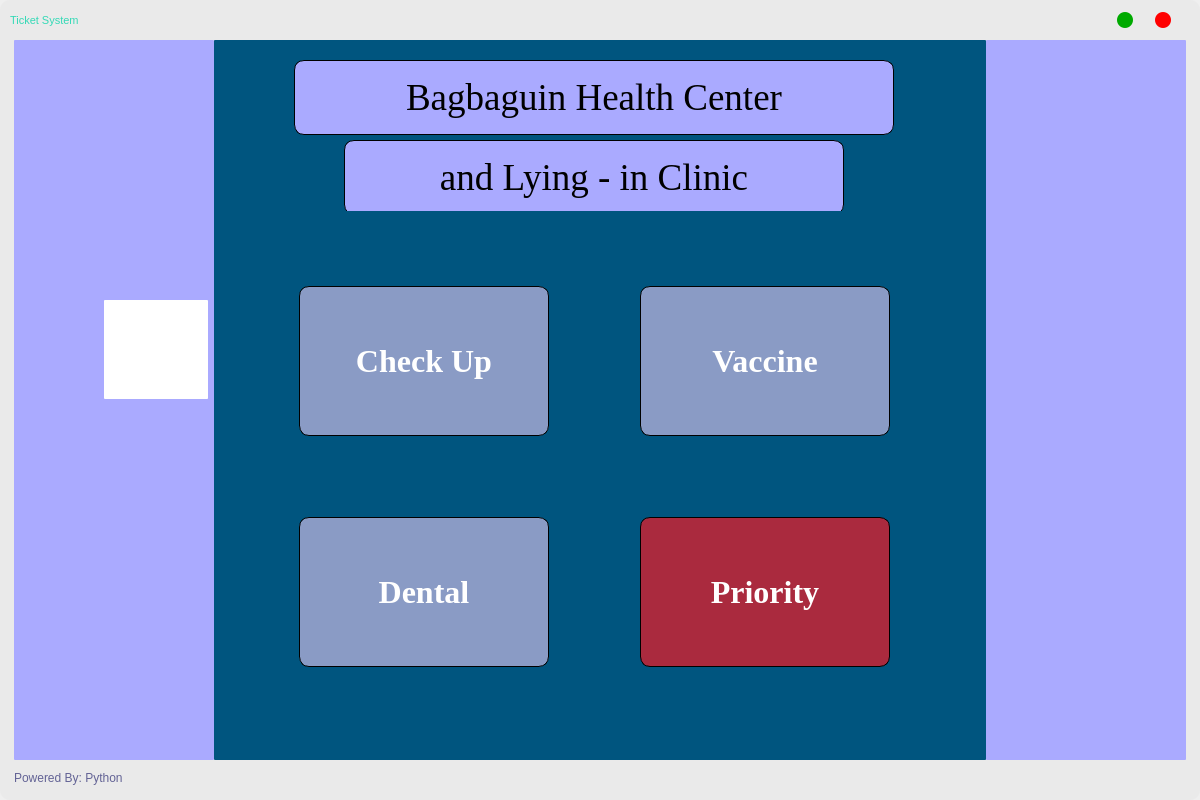
<?xml version="1.0" encoding="UTF-8"?>
<ui version="4.0">
 <class>MainWindow</class>
 <widget class="QMainWindow" name="MainWindow">
  <property name="geometry">
   <rect>
    <x>0</x>
    <y>0</y>
    <width>1200</width>
    <height>800</height>
   </rect>
  </property>
  <property name="minimumSize">
   <size>
    <width>1200</width>
    <height>800</height>
   </size>
  </property>
  <property name="maximumSize">
   <size>
    <width>1200</width>
    <height>800</height>
   </size>
  </property>
  <property name="windowTitle">
   <string>MainWindow</string>
  </property>
  <widget class="QWidget" name="centralwidget">
   <layout class="QVBoxLayout" name="frame_centralwidget_layout">
    <property name="spacing">
     <number>0</number>
    </property>
    <property name="leftMargin">
     <number>0</number>
    </property>
    <property name="topMargin">
     <number>0</number>
    </property>
    <property name="rightMargin">
     <number>0</number>
    </property>
    <property name="bottomMargin">
     <number>0</number>
    </property>
    <item>
     <widget class="QFrame" name="frame_main_bg">
      <property name="styleSheet">
       <string notr="true">border-radius: 10px;
background-color: rgb(234, 234, 234);
</string>
      </property>
      <property name="frameShape">
       <enum>QFrame::Box</enum>
      </property>
      <property name="frameShadow">
       <enum>QFrame::Sunken</enum>
      </property>
      <property name="lineWidth">
       <number>1</number>
      </property>
      <property name="midLineWidth">
       <number>0</number>
      </property>
      <layout class="QVBoxLayout" name="frame_main_bg_layout">
       <property name="spacing">
        <number>5</number>
       </property>
       <property name="leftMargin">
        <number>5</number>
       </property>
       <property name="topMargin">
        <number>5</number>
       </property>
       <property name="rightMargin">
        <number>5</number>
       </property>
       <property name="bottomMargin">
        <number>5</number>
       </property>
       <item>
        <widget class="QFrame" name="frame_title_bar">
         <property name="minimumSize">
          <size>
           <width>0</width>
           <height>30</height>
          </size>
         </property>
         <property name="maximumSize">
          <size>
           <width>16777215</width>
           <height>30</height>
          </size>
         </property>
         <property name="styleSheet">
          <string notr="true"/>
         </property>
         <property name="frameShape">
          <enum>QFrame::NoFrame</enum>
         </property>
         <property name="frameShadow">
          <enum>QFrame::Raised</enum>
         </property>
         <layout class="QHBoxLayout" name="title_bar_layout">
          <property name="spacing">
           <number>0</number>
          </property>
          <property name="leftMargin">
           <number>0</number>
          </property>
          <property name="topMargin">
           <number>0</number>
          </property>
          <property name="rightMargin">
           <number>0</number>
          </property>
          <property name="bottomMargin">
           <number>0</number>
          </property>
          <item>
           <widget class="QFrame" name="frame_title">
            <property name="styleSheet">
             <string notr="true">background-color: none;</string>
            </property>
            <property name="frameShape">
             <enum>QFrame::NoFrame</enum>
            </property>
            <property name="frameShadow">
             <enum>QFrame::Raised</enum>
            </property>
            <layout class="QHBoxLayout" name="title_layout">
             <property name="spacing">
              <number>0</number>
             </property>
             <property name="leftMargin">
              <number>5</number>
             </property>
             <property name="topMargin">
              <number>0</number>
             </property>
             <property name="rightMargin">
              <number>0</number>
             </property>
             <property name="bottomMargin">
              <number>0</number>
             </property>
             <item>
              <widget class="QLabel" name="label_title">
               <property name="font">
                <font>
                 <pointsize>8</pointsize>
                </font>
               </property>
               <property name="styleSheet">
                <string notr="true">color: rgb(52, 217, 182);</string>
               </property>
               <property name="text">
                <string>Ticket System</string>
               </property>
              </widget>
             </item>
            </layout>
           </widget>
          </item>
          <item>
           <widget class="QFrame" name="frame_btns">
            <property name="maximumSize">
             <size>
              <width>100</width>
              <height>16777215</height>
             </size>
            </property>
            <property name="styleSheet">
             <string notr="true">background-color: none;</string>
            </property>
            <property name="frameShape">
             <enum>QFrame::NoFrame</enum>
            </property>
            <property name="frameShadow">
             <enum>QFrame::Raised</enum>
            </property>
            <layout class="QHBoxLayout" name="btn_layout">
             <property name="spacing">
              <number>0</number>
             </property>
             <property name="leftMargin">
              <number>0</number>
             </property>
             <property name="topMargin">
              <number>0</number>
             </property>
             <property name="rightMargin">
              <number>0</number>
             </property>
             <property name="bottomMargin">
              <number>0</number>
             </property>
             <item>
              <widget class="QPushButton" name="btn_minimize">
               <property name="minimumSize">
                <size>
                 <width>16</width>
                 <height>16</height>
                </size>
               </property>
               <property name="maximumSize">
                <size>
                 <width>16</width>
                 <height>16</height>
                </size>
               </property>
               <property name="styleSheet">
                <string notr="true">QPushButton{
	background-color: rgb(0, 170, 0);
	border-radius: 8px;
}
QPushButton:hover{
	background-color: rgb(85, 170, 0);
}</string>
               </property>
               <property name="text">
                <string/>
               </property>
              </widget>
             </item>
             <item>
              <widget class="QPushButton" name="btn_close">
               <property name="minimumSize">
                <size>
                 <width>16</width>
                 <height>16</height>
                </size>
               </property>
               <property name="maximumSize">
                <size>
                 <width>16</width>
                 <height>16</height>
                </size>
               </property>
               <property name="styleSheet">
                <string notr="true">QPushButton{
	background-color: rgb(255, 0, 0);
	border-radius: 8px;
}
QPushButton:hover{
	
	background-color: rgb(255, 60, 105);
}</string>
               </property>
               <property name="text">
                <string/>
               </property>
              </widget>
             </item>
            </layout>
           </widget>
          </item>
         </layout>
        </widget>
       </item>
       <item>
        <widget class="QFrame" name="frame_content_bar">
         <property name="accessibleName">
          <string/>
         </property>
         <property name="styleSheet">
          <string notr="true">border-radius: 1px;
</string>
         </property>
         <property name="frameShape">
          <enum>QFrame::StyledPanel</enum>
         </property>
         <property name="frameShadow">
          <enum>QFrame::Sunken</enum>
         </property>
         <property name="lineWidth">
          <number>1</number>
         </property>
         <property name="midLineWidth">
          <number>0</number>
         </property>
         <layout class="QHBoxLayout" name="horizontalLayout">
          <property name="spacing">
           <number>0</number>
          </property>
          <property name="topMargin">
           <number>0</number>
          </property>
          <property name="rightMargin">
           <number>9</number>
          </property>
          <property name="bottomMargin">
           <number>0</number>
          </property>
          <item>
           <widget class="QFrame" name="frame">
            <property name="maximumSize">
             <size>
              <width>200</width>
              <height>16777215</height>
             </size>
            </property>
            <property name="styleSheet">
             <string notr="true">background-color: rgb(170, 170, 255);</string>
            </property>
            <property name="frameShape">
             <enum>QFrame::StyledPanel</enum>
            </property>
            <property name="frameShadow">
             <enum>QFrame::Raised</enum>
            </property>
            <widget class="QTextEdit" name="textEdit">
             <property name="geometry">
              <rect>
               <x>90</x>
               <y>260</y>
               <width>104</width>
               <height>99</height>
              </rect>
             </property>
             <property name="styleSheet">
              <string notr="true">background-color: rgb(255, 255, 255);</string>
             </property>
            </widget>
           </widget>
          </item>
          <item>
           <widget class="QFrame" name="frame_buttons">
            <property name="styleSheet">
             <string notr="true">background-color: rgb(0, 85, 127);</string>
            </property>
            <property name="frameShape">
             <enum>QFrame::StyledPanel</enum>
            </property>
            <property name="frameShadow">
             <enum>QFrame::Raised</enum>
            </property>
            <widget class="QLabel" name="label">
             <property name="geometry">
              <rect>
               <x>80</x>
               <y>20</y>
               <width>600</width>
               <height>75</height>
              </rect>
             </property>
             <property name="minimumSize">
              <size>
               <width>600</width>
               <height>75</height>
              </size>
             </property>
             <property name="maximumSize">
              <size>
               <width>600</width>
               <height>75</height>
              </size>
             </property>
             <property name="font">
              <font>
               <family>Times New Roman</family>
               <pointsize>28</pointsize>
              </font>
             </property>
             <property name="toolTip">
              <string>&lt;html&gt;&lt;head/&gt;&lt;body&gt;&lt;p&gt;Bagbaguin Health Center and Lying-In Clinic&lt;/p&gt;&lt;/body&gt;&lt;/html&gt;</string>
             </property>
             <property name="whatsThis">
              <string>&lt;html&gt;&lt;head/&gt;&lt;body&gt;&lt;p&gt;&lt;br/&gt;&lt;/p&gt;&lt;/body&gt;&lt;/html&gt;</string>
             </property>
             <property name="styleSheet">
              <string notr="true">background-color: rgb(170, 170, 255);
border-style: outset;
border-width:1px;
border-radius: 10px;
border-color: black;
padding: 6px;
mid-width: 10px;</string>
             </property>
             <property name="text">
              <string>Bagbaguin Health Center</string>
             </property>
             <property name="alignment">
              <set>Qt::AlignCenter</set>
             </property>
             <property name="wordWrap">
              <bool>false</bool>
             </property>
            </widget>
            <widget class="QLabel" name="label_2">
             <property name="geometry">
              <rect>
               <x>130</x>
               <y>100</y>
               <width>500</width>
               <height>75</height>
              </rect>
             </property>
             <property name="minimumSize">
              <size>
               <width>500</width>
               <height>75</height>
              </size>
             </property>
             <property name="maximumSize">
              <size>
               <width>500</width>
               <height>75</height>
              </size>
             </property>
             <property name="font">
              <font>
               <family>Times New Roman</family>
               <pointsize>28</pointsize>
              </font>
             </property>
             <property name="toolTip">
              <string>&lt;html&gt;&lt;head/&gt;&lt;body&gt;&lt;p&gt;Bagbaguin Health Center and Lying-In Clinic&lt;/p&gt;&lt;/body&gt;&lt;/html&gt;</string>
             </property>
             <property name="styleSheet">
              <string notr="true">background-color: rgb(170, 170, 255);
border-style: outset;
border-width:1px;
border-radius: 10px;
border-color: black;
padding: 6px;
mid-width: 10px;</string>
             </property>
             <property name="text">
              <string>and Lying - in Clinic</string>
             </property>
             <property name="alignment">
              <set>Qt::AlignCenter</set>
             </property>
             <property name="wordWrap">
              <bool>false</bool>
             </property>
            </widget>
            <widget class="QWidget" name="layoutWidget">
             <property name="geometry">
              <rect>
               <x>0</x>
               <y>171</y>
               <width>761</width>
               <height>531</height>
              </rect>
             </property>
             <layout class="QGridLayout" name="gridLayout">
              <item row="0" column="0">
               <widget class="QPushButton" name="checkUpBtn">
                <property name="minimumSize">
                 <size>
                  <width>250</width>
                  <height>150</height>
                 </size>
                </property>
                <property name="maximumSize">
                 <size>
                  <width>0</width>
                  <height>16777215</height>
                 </size>
                </property>
                <property name="font">
                 <font>
                  <family>Times New Roman</family>
                  <pointsize>24</pointsize>
                  <weight>75</weight>
                  <bold>true</bold>
                 </font>
                </property>
                <property name="cursor">
                 <cursorShape>PointingHandCursor</cursorShape>
                </property>
                <property name="styleSheet">
                 <string notr="true">QPushButton{
	background-color: rgb(138, 155, 197);
	color: white;
	border-style: outset;
	border-width:1px;
	border-radius: 10px;
	border-color: black;
	padding: 6px;
	mid-width: 10px;
}
QPushButton:hover{
	background-color: rgb(186, 172, 255);
	color: blue;
}</string>
                </property>
                <property name="text">
                 <string>Check Up</string>
                </property>
               </widget>
              </item>
              <item row="0" column="1">
               <widget class="QPushButton" name="vaccineBtn">
                <property name="minimumSize">
                 <size>
                  <width>250</width>
                  <height>150</height>
                 </size>
                </property>
                <property name="maximumSize">
                 <size>
                  <width>0</width>
                  <height>16777215</height>
                 </size>
                </property>
                <property name="font">
                 <font>
                  <family>Times New Roman</family>
                  <pointsize>24</pointsize>
                  <weight>75</weight>
                  <bold>true</bold>
                 </font>
                </property>
                <property name="cursor">
                 <cursorShape>PointingHandCursor</cursorShape>
                </property>
                <property name="styleSheet">
                 <string notr="true">QPushButton{
	background-color: rgb(138, 155, 197);
	color: white;
	border-style: outset;
	border-width:1px;
	border-radius: 10px;
	border-color: black;
	padding: 6px;
	mid-width: 10px;
}
QPushButton:hover{
	background-color: rgb(186, 172, 255);
	color: blue;
}</string>
                </property>
                <property name="text">
                 <string>Vaccine</string>
                </property>
               </widget>
              </item>
              <item row="1" column="1">
               <widget class="QPushButton" name="priorityBtn">
                <property name="minimumSize">
                 <size>
                  <width>250</width>
                  <height>150</height>
                 </size>
                </property>
                <property name="maximumSize">
                 <size>
                  <width>0</width>
                  <height>16777215</height>
                 </size>
                </property>
                <property name="font">
                 <font>
                  <family>Times New Roman</family>
                  <pointsize>24</pointsize>
                  <weight>75</weight>
                  <bold>true</bold>
                 </font>
                </property>
                <property name="cursor">
                 <cursorShape>PointingHandCursor</cursorShape>
                </property>
                <property name="styleSheet">
                 <string notr="true">QPushButton{
	background-color: rgb(170, 42, 62);
	color: white;
	border-style: outset;
	border-width:1px;
	border-radius: 10px;
	border-color: black;
	padding: 6px;
	mid-width: 10px;
}
QPushButton:hover{
	background-color: rgba(170, 0, 0, 150);
	color: red;
}</string>
                </property>
                <property name="text">
                 <string>Priority</string>
                </property>
               </widget>
              </item>
              <item row="1" column="0">
               <widget class="QPushButton" name="dentalBtn">
                <property name="minimumSize">
                 <size>
                  <width>250</width>
                  <height>150</height>
                 </size>
                </property>
                <property name="maximumSize">
                 <size>
                  <width>0</width>
                  <height>16777215</height>
                 </size>
                </property>
                <property name="font">
                 <font>
                  <family>Times New Roman</family>
                  <pointsize>24</pointsize>
                  <weight>75</weight>
                  <bold>true</bold>
                 </font>
                </property>
                <property name="cursor">
                 <cursorShape>PointingHandCursor</cursorShape>
                </property>
                <property name="styleSheet">
                 <string notr="true">QPushButton{
	background-color: rgb(138, 155, 197);
	color: white;
	border-style: outset;
	border-width:1px;
	border-radius: 10px;
	border-color: black;
	padding: 6px;
	mid-width: 10px;
}
QPushButton:hover{
	background-color: rgb(186, 172, 255);
	color: blue;
}</string>
                </property>
                <property name="text">
                 <string>Dental</string>
                </property>
               </widget>
              </item>
             </layout>
            </widget>
           </widget>
          </item>
          <item>
           <widget class="QFrame" name="frame_3">
            <property name="maximumSize">
             <size>
              <width>200</width>
              <height>16777215</height>
             </size>
            </property>
            <property name="styleSheet">
             <string notr="true">background-color: rgb(170, 170, 255);</string>
            </property>
            <property name="frameShape">
             <enum>QFrame::StyledPanel</enum>
            </property>
            <property name="frameShadow">
             <enum>QFrame::Raised</enum>
            </property>
           </widget>
          </item>
         </layout>
        </widget>
       </item>
       <item>
        <widget class="QFrame" name="frame_etc_bar">
         <property name="maximumSize">
          <size>
           <width>16777215</width>
           <height>30</height>
          </size>
         </property>
         <property name="styleSheet">
          <string notr="true"/>
         </property>
         <property name="frameShape">
          <enum>QFrame::NoFrame</enum>
         </property>
         <property name="frameShadow">
          <enum>QFrame::Plain</enum>
         </property>
         <layout class="QHBoxLayout" name="etc_layout">
          <property name="spacing">
           <number>0</number>
          </property>
          <property name="leftMargin">
           <number>0</number>
          </property>
          <property name="topMargin">
           <number>0</number>
          </property>
          <property name="rightMargin">
           <number>0</number>
          </property>
          <property name="bottomMargin">
           <number>5</number>
          </property>
          <item>
           <widget class="QFrame" name="frame_credits">
            <property name="styleSheet">
             <string notr="true">background-color: none;</string>
            </property>
            <property name="frameShape">
             <enum>QFrame::NoFrame</enum>
            </property>
            <property name="frameShadow">
             <enum>QFrame::Raised</enum>
            </property>
            <layout class="QHBoxLayout" name="horizontalLayout_2">
             <property name="spacing">
              <number>0</number>
             </property>
             <property name="topMargin">
              <number>0</number>
             </property>
             <property name="rightMargin">
              <number>0</number>
             </property>
             <property name="bottomMargin">
              <number>0</number>
             </property>
             <item>
              <widget class="QLabel" name="label_credits">
               <property name="styleSheet">
                <string notr="true">color: rgb(99, 99, 149);</string>
               </property>
               <property name="text">
                <string>Powered By: Python</string>
               </property>
              </widget>
             </item>
            </layout>
           </widget>
          </item>
          <item>
           <widget class="QFrame" name="frame_grip">
            <property name="maximumSize">
             <size>
              <width>30</width>
              <height>30</height>
             </size>
            </property>
            <property name="styleSheet">
             <string notr="true">background-color: none; padding: 5px; </string>
            </property>
            <property name="frameShape">
             <enum>QFrame::NoFrame</enum>
            </property>
            <property name="frameShadow">
             <enum>QFrame::Raised</enum>
            </property>
           </widget>
          </item>
         </layout>
        </widget>
       </item>
      </layout>
     </widget>
    </item>
   </layout>
  </widget>
 </widget>
 <resources>
  <include location="test.qrc"/>
 </resources>
 <connections>
  <connection>
   <sender>btn_close</sender>
   <signal>clicked()</signal>
   <receiver>MainWindow</receiver>
   <slot>close()</slot>
   <hints>
    <hint type="sourcelabel">
     <x>1143</x>
     <y>24</y>
    </hint>
    <hint type="destinationlabel">
     <x>587</x>
     <y>249</y>
    </hint>
   </hints>
  </connection>
 </connections>
</ui>
